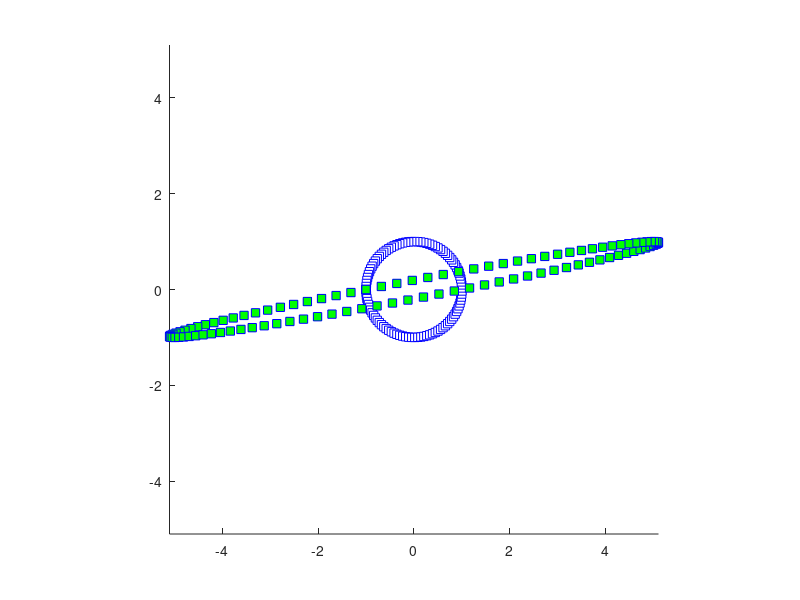

Write MATLAB code to recreate this figure.
% Generate XY coordinates for circle
r = 1;
th = 0:pi/100:2*pi;
xunit = r * cos(th);
yunit = r * sin(th);
%plot(xunit, yunit);

scalingMatrix=[1 0; 0 3];
coordMatrix = [ xunit; yunit];
scaledCoords = scalingMatrix * coordMatrix;  



% plot(coordMatrix(1,:),coordMatrix(2,:))
% plot(scaledCoords(1,:),scaledCoords(2,:))

% From the lecture

x = linspace(-pi, pi, 100);
xy = [cos(x); sin(x)]';

for i = -5:.5:5
    figure(1),clf;
    hold on
    T = [1 0; i 1];

    plot(xy(:,1),xy(:,2),'bs', 'markerfacecolor', 'w');

    newxy = xy * T;
    plot(newxy(:,1),newxy(:,2),'bs', 'markerfacecolor', 'g');
    axis([-1 1 -1 1] * max(abs([newxy(:); xy(:)])));
    axis square;
    pause(0.25);
end